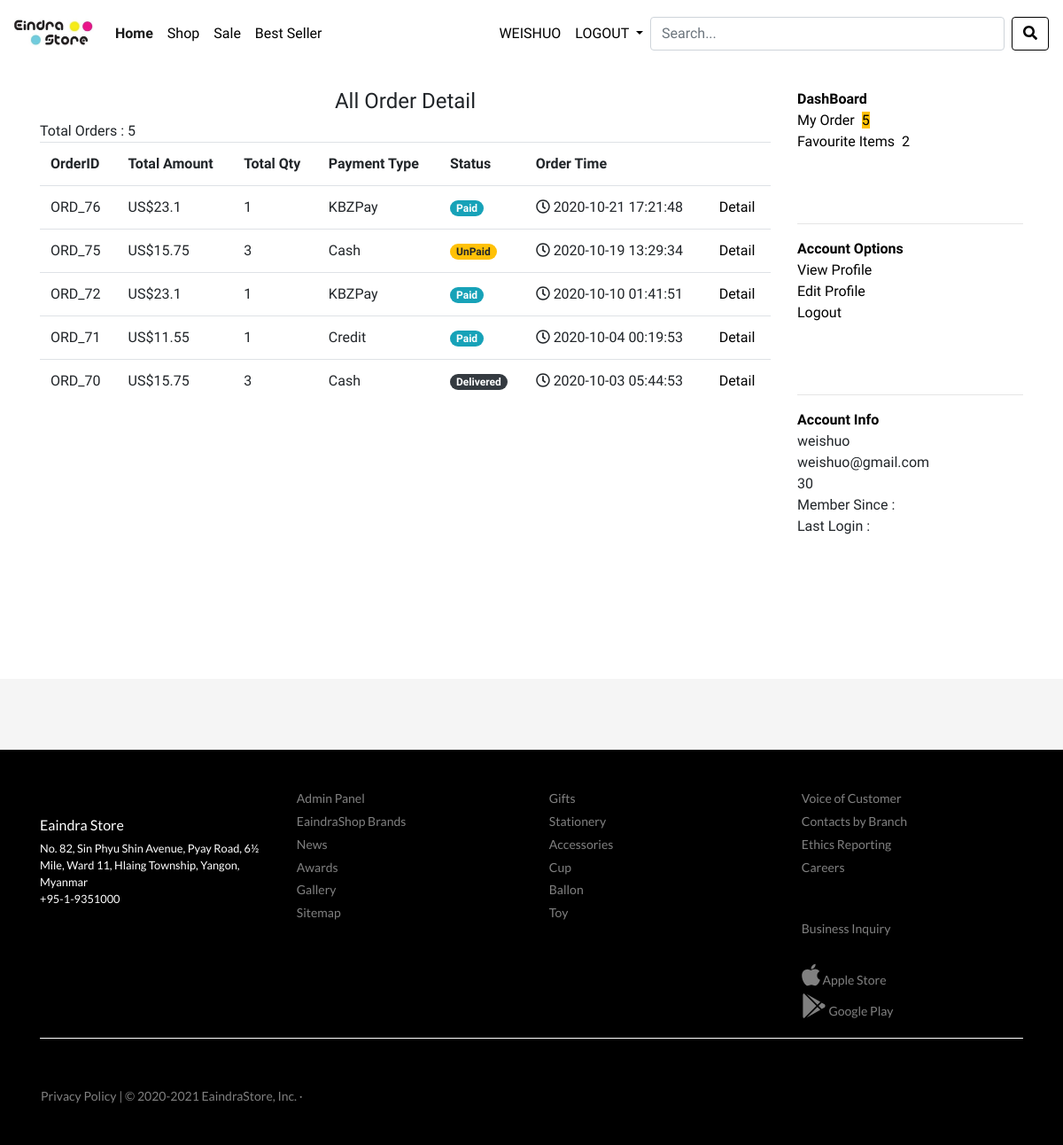
The page /myorder.php (signed in) on the database its author committed.
### tables this page shows
CREATE TABLE `customer` (
  `id` int(11) NOT NULL,
  `name` varchar(255) NOT NULL,
  `email` varchar(255) NOT NULL,
  `pass` varchar(255) NOT NULL,
  `customer_img` varchar(255) NOT NULL
);

CREATE TABLE `orders` (
  `order_id` int(11) NOT NULL,
  `customer` varchar(255) NOT NULL,
  `shipping_id` int(11) NOT NULL,
  `status` int(1) NOT NULL,
  `total_amt` float NOT NULL,
  `total_qty` int(11) NOT NULL,
  `payment_type` varchar(255) NOT NULL,
  `created_date` datetime NOT NULL,
  `modified_date` datetime NOT NULL
);

CREATE TABLE `categories` (
  `cat_id` int(11) NOT NULL,
  `cat_name` varchar(255) NOT NULL,
  `created_date` datetime NOT NULL,
  `modified_date` datetime NOT NULL
);

### myorder.php (the view, shortened to what this page needs)
<?php
  include('confs/config.php');
  include('001header.php');
  include('004navbar.php');
  $customer = $_SESSION['email'];
  $c = "SELECT * FROM customer WHERE email = '$customer'";
  $r = mysqli_query($mysqli,$c);
  $row_c =mysqli_fetch_assoc($r);
  $customer_id = $row_c['id'];
  $sql = "SELECT * FROM orders WHERE customer = '$customer' ORDER BY order_id DESC";
  $run = mysqli_query($mysqli,$sql);
  $count = mysqli_num_rows($run);
  $sql2 = "SELECT * FROM add_to_favourite WHERE customer_id='$customer_id'";
  $run2 =mysqli_query($mysqli,$sql2);
  $count_fav = mysqli_num_rows($run2);
?>
<br>
 <div class="container">
   <div class="row">
     <div class="col-md-9">
      <h4 style="text-align: center;">All Order Detail</h4>
      Total Orders : <?php echo $count ?>
       <table class="table">
        <tr>
          <th>OrderID</th>
          <th>Total Amount</th>
          <th>Total Qty</th>
          <th>Payment Type</th>
          <th>Status</th>
          <th>Order Time</th>
          <th></th>
        </tr>
        <?php while($row = mysqli_fetch_assoc($run)):
          $status = $row['status'];
        ?>
        <tr>
          <td>ORD_<?php echo $row['order_id'] ?></td>
          <td>US$<?php echo $row['total_amt'] ?></td>
          <td><?php echo $row['total_qty'] ?></td>
          <td><?php echo $row['payment_type'] ?></td>
          <td>
            <?php if($status == 2) { ?>
            <span class="badge badge-pill badge-warning">UnPaid</span>
                <?php } else if($status == 3){ ?>
                  <span class="badge badge-pill badge-info">Paid</span>
                    <?php } else if($status == 4){ ?>
                  <span class="badge badge-pill badge-light">Shipping</span>
                <?php }else{  ?>
                 <span class="badge badge-pill badge-dark"> Delivered</span>
                <?php  }?>
          </td>
          <td><span class="far fa-clock"></span> <?php echo $row['created_date'] ?></td>
          <td>
            <a href="order_detail.php?id=<?php echo $row['order_id'] ?>">Detail</a>
          </td>
        </tr>
      <?php endwhile ; ?>
      </table>
     </div>
        <div class="col-md-3">
       <ul class="dash">
        <li>
            <b><a href="index.php">DashBoard</a></b>
          </li>
          <li><a href='myorder.php'>My Order<span class='label label-warning' style='margin-left: 8px;'><?php echo $count ?></a></li>
          <li><a href='dashboard.php'>Favourite Items<span class='label label-danger' style='margin-left: 8px;'><?php echo $count_fav ?></a></li>
        </ul><br><br>
        <hr>
         <ul class="dash">
        <li>
            <b><a href="index.php">Account Options</a></b>
          </li>
          <li><a href=''>View Profile</a></li>
          <li><a href=''>Edit Profile</a></li>
          <li><a href=''>Logout</a></li>
        </ul><br><br>
        <hr>
         <ul class="dash">
        <li>
            <b><a href="index.php">Account Info</a></b>
          </li>
          <li><?php echo $row_c['name'] ?></li>
          <li><?php echo $row_c['email'] ?></li>
          <li><?php echo $customer_id ?></li>
          <li>Member Since : </li>
          <li>Last Login : </li>
        </ul><br><br>
     </div>
   </div>
 </div>
 <?php   include('002footer.php'); ?>

### 004navbar.php (shortened to what this page needs)
<nav class="navbar navbar-expand-lg navbar-light bg-white">
  <a class="navbar-brand" href="index.php"><img src="image/e.jpg" width="90" ></a>
  <div class="collapse navbar-collapse" id="navbarSupportedContent">
    <ul class="navbar-nav mr-auto">
      <li class="nav-item active">
        <a class="nav-link" href="index.php">Home <span class="sr-only">(current)</span></a>
      </li>
      <li class="nav-item">
        <a class="nav-link" href="product.php">Shop</a>
      </li>
      <li class="nav-item">
        <a class="nav-link" href="sale.php">Sale</a>
      </li>
       <li class="nav-item">
        <a class="nav-link" href="best-seller.php">Best Seller</a>
      </li>
    </ul>
      <ul class="navbar-nav">
       <?php if(!isset($_SESSION['email'])){ ?>
            <li class="nav-item dropdown">
        <a class="nav-link dropdown-toggle" href="#" id="navbarDropdown" role="button" data-toggle="dropdown" aria-haspopup="true" aria-expanded="false">
          LOGIN/REGISTER
        </a>
        <div class="dropdown-menu" aria-labelledby="navbarDropdown">
          <a class="dropdown-item" href="checkout.php">LOGIN</a>
          <a class="dropdown-item" href="ajax-registration-script-with-php-mysql-and-jquery/index.php">REGISTER</a>
        </div>
      </li>
       <?php } else{ ?>
        <?php
        include('confs/config.php');
    $email = $_SESSION['email'];
    $sql_customer = mysqli_query($mysqli,"SELECT * FROM customer WHERE email = '$email'");
    $row_customer = mysqli_fetch_assoc($sql_customer);
?>
          <li class="nav-item">
        <a class="nav-link" href="myorder.php" style="text-transform: uppercase;">
          <?php echo $row_customer['name'] ?> </a>
      </li>
             <li class="nav-item dropdown">
        <a class="nav-link dropdown-toggle" href="#" id="navbarDropdown" role="button" data-toggle="dropdown" aria-haspopup="true" aria-expanded="false">
          LOGOUT
        </a>
      </li>
        <?php } ?>
      </ul>
      <form method="get" action="search.php" class="form-inline my-2 my-lg-0">
   <div class='soso' ng-controller="fetchCtrl" ng-click='containerClicked();' >
           <input type='text' name="user_query" class="form-control mr-sm-2" ng-keyup='fetchUsers()' ng-click='searchboxClicked($event);' ng-model='searchText' placeholder='Search...'><br>
        </div>
          <button name="search" class="btn btn-outline-dark my-2 my-sm-0" type="submit"><span class="fa fa-search"></span></button>
    </form>
  </div>
</nav>

### 002footer.php (shortened to what this page needs)
<br><br><br><br>
<footer id="footer-sub">
</footer>
  <footer id="footer-main">
    <div class="container">
      <div class="row">
        <div class="col-sm-3">
            <br>
            <h6 class="mt-3">Eaindra Store</h6>
            <p>
              No. 82, Sin Phyu Shin Avenue, Pyay Road, 6½ Mile, Ward 11, Hlaing Township, Yangon, Myanmar<br>
              +95-1-9351000
            </p>
        </div>
        <div class="col-sm-3">
          <a  href="admin/">Admin Panel</a>
          <a href="">EaindraShop Brands</a>
          <a href="">News</a>
          <a href="">Awards</a>
          <a href="">Gallery</a>
          <a href="">Sitemap</a>
        </div>
        <div class="col-sm-3">
           <?php
               include('confs/config.php');
                $query = "SELECT * FROM categories order by cat_id desc";
                $result = mysqli_query($mysqli,$query);
                while($row = mysqli_fetch_assoc($result) ){
                    $id = $row['cat_id'];
                ?>
                <a href="product.php?cat=<?php echo $id ?>"><?php echo $row['cat_name'] ?></a>
            <?php } ?>
        </div>
        <div class="col-sm-3">
          <a href="">Voice of Customer</a>
          <a href="">Contacts by Branch</a>
          <a href="">Ethics Reporting</a>
          <a href="">Careers</a>
          <br><br>
          <a href="">Business Inquiry</a>
          <br>
          <a href="" class="ico"><i class="fab fa-apple fa-2x"></i> Apple Store</a>
          <a href="" class="ico"><i class="fab fa-google-play fa-2x"></i> Google Play</a>
        </div>
      </div>
      <hr>
      <div class="row">
        <div class="col-sm-6">
        </div>
        <div class="col-sm-6">
        </div>
        <a href="" style="margin-left: 1rem">Privacy Policy | &copy; 2020-2021 EaindraStore, Inc. &middot; </a>
      </div>
    </div>
  </footer>

### css/sport-store.css (style rules this page uses)
html,body { font-family: 'Lato', sans-serif; font-family: 'Open Sans', sans-serif; font-family: 'Abel', sans-serif; }
.btn-outline-dark { color: #000; border-color: #000; }
.active { font-weight: bold; }

### 001header.php (style rules this page uses)
.label-warning { background-color: #FFC107; color : black; }
.btn-outline-dark { color: #000; background-color: transparent; background-image: none; border-color: #000; }
html,body { font-family: 'Lato', sans-serif; font-family: 'Open Sans', sans-serif; font-family: 'Abel', sans-serif; }

### 004navbar.php (style rules this page uses)
.form-inline .form-control { display: inline-block; width: 400px; vertical-align: middle; }
.navbar-light .navbar-nav .nav-link { color: #000; }

### myorder.php (style rules this page uses)
.dash { list-style: none; padding: 0; }
a { color: black; }

### 002footer.php (style rules this page uses)
#footer-main { background: #000; color: white; font-size: 0.8rem; padding: 2.5rem 0; font-family: 'Lato', sans-serif; }
#footer-main a { font-size: 14px; display: block; margin: 0.3rem; color: grey; }
#footer-main hr { margin-top: 1rem; margin-bottom: 1rem; border: 0; border-top: 1px solid white; }
#footer-sub { height: 5rem; background: whitesmoke; }
.ico { font-size: 18px; margin: 0.5rem; }

### rows shown on the page
customer: name "WEISHUO", name "weishuo", email "weishuo@gmail.com", id "30"
orders: order_id "76", total_amt "23.1", total_qty "1", payment_type "KBZPay", status "Paid", created_date "2020-10-21 17:21:48"
orders: order_id "75", total_amt "15.75", total_qty "3", payment_type "Cash", status "UnPaid", created_date "2020-10-19 13:29:34"
orders: order_id "72", total_amt "23.1", total_qty "1", payment_type "KBZPay", status "Paid", created_date "2020-10-10 01:41:51"
orders: order_id "71", total_amt "11.55", total_qty "1", payment_type "Credit", status "Paid", created_date "2020-10-04 00:19:53"
orders: order_id "70", total_amt "15.75", total_qty "3", payment_type "Cash", status "Delivered", created_date "2020-10-03 05:44:53"
categories: cat_name "Gifts"
categories: cat_name "Stationery"
categories: cat_name "Accessories"
categories: cat_name "Cup"
categories: cat_name "Ballon"
categories: cat_name "Toy"

### other values the page prints
$count "5"
$count_fav "2"
